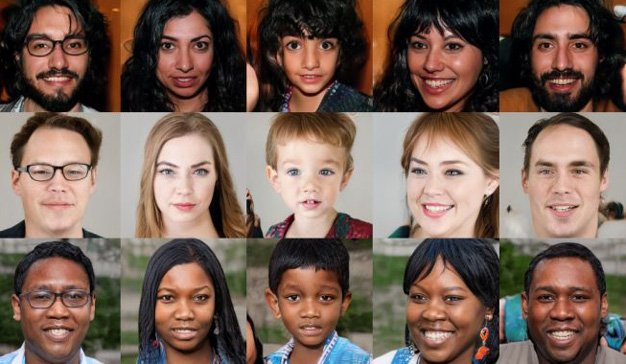
#> input picture images/face.jpg, 626 x 364 px, given in place of the camera
$ python Detection.py
#> lines starting #> are read from the running program, lines starting #| are printed output that depends on the picture
import numpy as np
import cv2
import time

# Cargamos el vídeo
camara = cv2.VideoCapture(2)
# Inicializamos el primer frame a vacío.
# Nos servirá para obtener el fondo
fondo = None
count = 0
# Recorremos todos los frames
while True:
    # Obtenemos el frame
    (grabbed, frame) = camara.read()
#> frame is the input picture: shape (364, 626, 3); mean B, G, R 86.4, 97.6, 119.5
    # Si hemos llegado al final del vídeo salimos
    if not grabbed:
        break
    # Convertimos a escala de grises
    gris = cv2.cvtColor(frame, cv2.COLOR_BGR2GRAY)
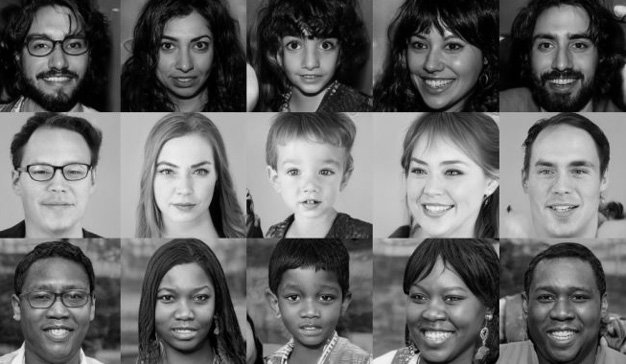
#> gris: shape (364, 626); min 0, max 251, mean 102.9
    # Aplicamos suavizado para eliminar ruido
    gris = cv2.GaussianBlur(gris, (21, 21), 0)
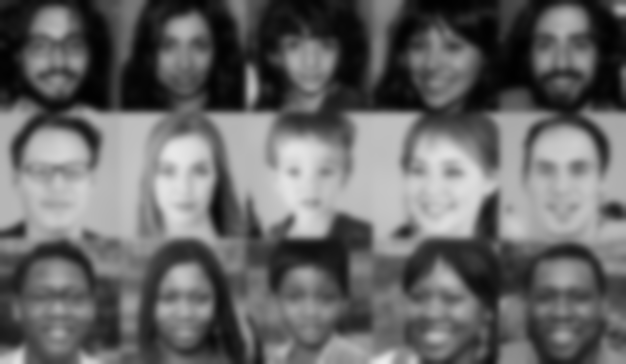
#> gris: shape (364, 626); min 1, max 236, mean 102.9
    # Si todavía no hemos obtenido el fondo, lo obtenemos
    # Será el primer frame que obtengamos
    if ((fondo is None)or(count == 10)):
        fondo = gris
        count = 0
        continue

    # Calculo de la diferencia entre el fondo y el frame actual
    resta = cv2.absdiff(fondo, gris)

    # Aplicamos un umbral
    umbral = cv2.threshold(resta, 25, 255, cv2.THRESH_BINARY)[1]

    # Dilatamos el umbral para tapar agujeros
    umbral = cv2.dilate(umbral, None, iterations=4)

    # Copiamos el umbral para detectar los contornos
    contornosimg = umbral.copy()

    # Buscamos contorno en la imagen
    (contornos,_) = cv2.findContours(contornosimg, cv2.RETR_TREE, cv2.CHAIN_APPROX_SIMPLE)

    # Recorremos todos los contornos encontrados
    for c in contornos:
        # Eliminamos los contornos más pequeños
        if cv2.contourArea(c) < 2000:
            continue

        # Obtenemos el bounds del contorno, el rectángulo mayor que engloba al contorno
        (x, y, w, h) = cv2.boundingRect(c)
        # Dibujamos el rectángulo del bounds
        cv2.rectangle(frame, (x, y), (x + w, y + h), (0, 255, 0), 2)

    # Mostramos las imágenes de la cámara, el umbral y la resta
    cv2.imshow("Camara", frame)
    cv2.imshow("Umbral", umbral)
    cv2.imshow("Resta", resta)
    cv2.imshow("Contorno", contornosimg)

    # Capturamos una tecla para salir
    key = cv2.waitKey(1) & 0xFF

    # Tiempo de espera para que se vea bien
    time.sleep(0.015)
    count +=1
    # Si ha pulsado la letra s, salimosb'ch3-25\r'
# Liberamos la cámara y cerramos todas las ventanas
camara.release()
cv2.destroyAllWindows()

$ run again, on images/two.jpg
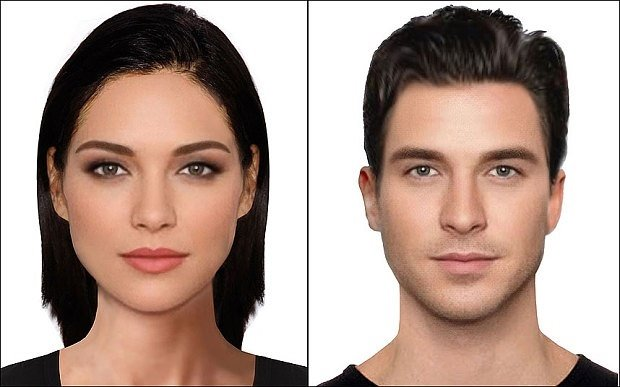
#> input picture images/two.jpg, 620 x 387 px, given in place of the camera
#> frame is the input picture: shape (387, 620, 3); mean B, G, R 147.4, 157.5, 180.2
#> `gris = cv2.cvtColor(frame, cv2.COLOR_BGR2GRAY)`:
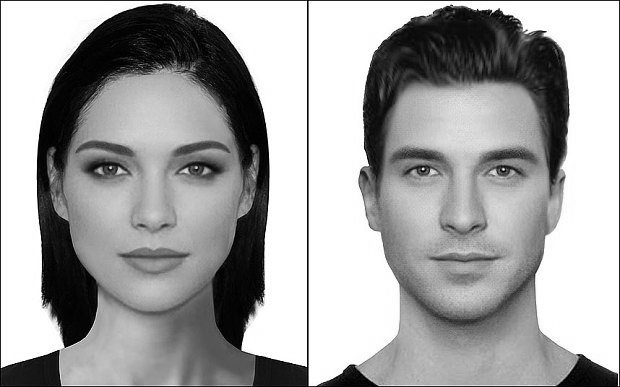
#> gris: shape (387, 620); min 0, max 255, mean 163.2
#> `gris = cv2.GaussianBlur(gris, (21, 21), 0)`:
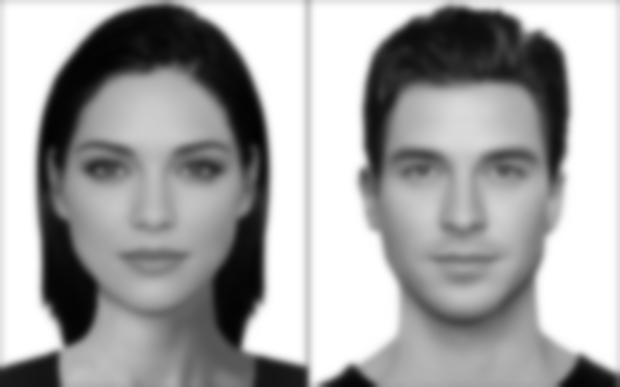
#> gris: shape (387, 620); min 3, max 255, mean 163.8
